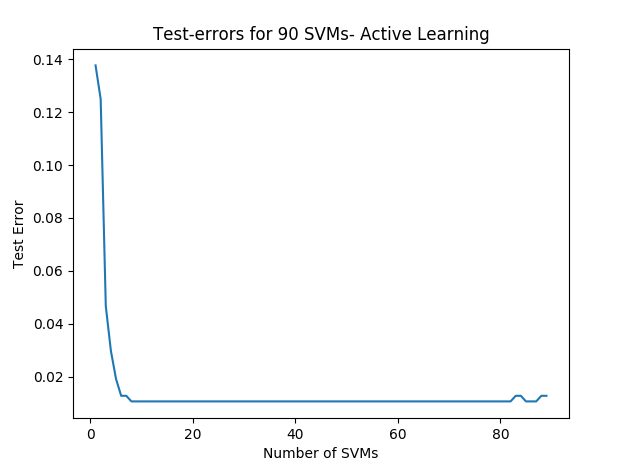

Write the Python code that produced this figure.
import pandas as pd
from sklearn.utils import shuffle
import numpy as np
from sklearn.model_selection import KFold
from sklearn.model_selection import GridSearchCV
import matplotlib.pyplot as plt
from sklearn.svm import LinearSVC
import seaborn as sns
from sklearn.metrics import accuracy_score

colNames=['variance','skewness','curtosis','entropy','class']
temp_dataframe = pd.read_csv("/media/ghost/Games And Images/INF552/hw4/data_banknote_authentication.csv",header=None, names=colNames)

temp_dataframe.to_csv('/media/ghost/Games And Images/INF552/hw4/data_banknote_authentication_with names.csv',index=False)
dataset=temp_dataframe.values

print(dataset.shape)
print("Shuffling...")

# shuffle the data
shuf_ds= shuffle(dataset, random_state=21)

print(shuf_ds.shape)

# abstract the test data

X_test=shuf_ds[:472,:4]
Y_test=shuf_ds[:472,4:]

# rest is train data
X_train_parent=shuf_ds[472:482,:4]
Y_train_parent=shuf_ds[472:482,4:]

X_rest=shuf_ds[482:,:4]
Y_rest=shuf_ds[482:,4:]

counter = 0

# hyperparameter setup
cv = KFold(10)
Cs = np.linspace(0.01, 5, 50)
tuned_parameters = [{'C': Cs}]

all_error_list = []
all_errors = []
x_axis_list = []


X_train = X_train_parent[:,:]
Y_train = Y_train_parent[:,:]

# iterative training(online learning) for 90 SVMs

for i in range(1, 90):


    print('\n##### Iteration:',i,' with Samples in Train Data:',10*i,'#####')
    counter += 1
    # do the training and test error here calculation

    clf = GridSearchCV(LinearSVC(penalty='l1', dual=False), tuned_parameters, cv=cv, refit=True, n_jobs=2)

    clf.fit(X_train, Y_train.ravel())

    scores = clf.cv_results_['mean_test_score']
    scores_std = clf.cv_results_['std_test_score']

    #####optional plotting to visualize the best l1-penalty value
    #
    # plt.figure().set_size_inches(8, 6)
    # plt.semilogx(Cs, scores)
    # plt.show()

    print("Best L1-penalty parameter is ", clf.best_params_)
    print("Best Score with this paramteter is", clf.best_score_)


    preds = clf.predict(X_test)
    test_score = accuracy_score(Y_test, preds)
    print("Test Score:", test_score)
    test_error = 1 - test_score
    all_error_list.append(test_error)
    all_errors = np.array(all_error_list)
    x_axis_list.append(i)


    X_margin = clf.decision_function(X_rest)
    X_margin = np.abs(X_margin)

    index_for = np.arange(0, len(X_margin), 1)

    data = {'id': index_for, 'Margin_dist': X_margin}
    df = pd.DataFrame(data=data)
    df = df.sort_values(by='Margin_dist')

    print("top 10..")

    df_10=pd.DataFrame()
    df_10=df.iloc[:10]

    check_arr=X_train
    check_Y_arr=Y_train

    to_use_indices=[]
    temp_X=X_rest
    temp_Y=Y_rest
    for j in range(0,10):
        temp=np.int(df_10.values[j,1])
        to_use_indices.append(temp)
        check_arr=np.vstack((check_arr,np.array(X_rest[temp].reshape(1,4))))
        check_Y_arr = np.vstack((check_Y_arr, np.array(Y_rest[temp].reshape(1, 1))))

    # print(check_arr.shape)
    temp_X = np.delete(temp_X, to_use_indices, axis=0)
    temp_Y = np.delete(temp_Y, to_use_indices, axis=0)
    # print(temp_X)
    print(to_use_indices)

    # overwrite X_train and Y_train
    X_train=check_arr
    Y_train=check_Y_arr

    # remove from Rest

    # stopper=len(X_margin)

    # for j in range(0,stopper):
    #     if(j in to_use_indices):
    #         X_rest=np.delete(X_rest, j, axis=0)
    #         Y_rest=np.delete(Y_rest, j, axis=0)

    Y_rest=temp_Y
    X_rest=temp_X



print(all_errors)

x_axis = np.array(x_axis_list)

print("\n")
print(counter)

plt.title('Test-errors for 90 SVMs- Active Learning')
plt.xlabel('Number of SVMs')
plt.ylabel('Test Error')
plt.plot(x_axis, all_errors)
plt.show()
